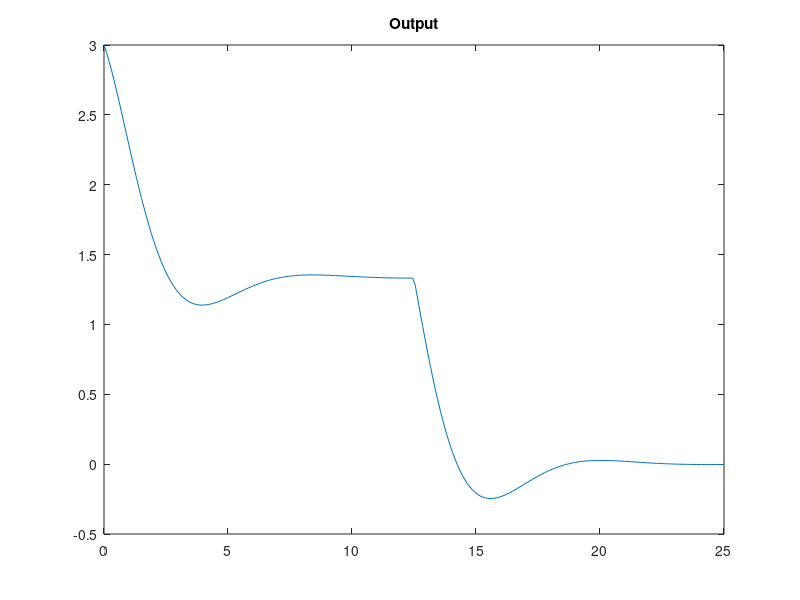

Write the MATLAB code that produced this figure.
A = [-1,-0.75;1,0];
B = [1;0];
C = [1,1];
D = 0;
Plant = ss(A,B,C,D);

N = 250;
t = linspace(0,25,N);
u = [ones(N/2,1); zeros(N/2,1)];
x0 = [1;2];
[y,t,x] = lsim(Plant,u,t,x0);

figure
plot(t,y);
title('Output');
